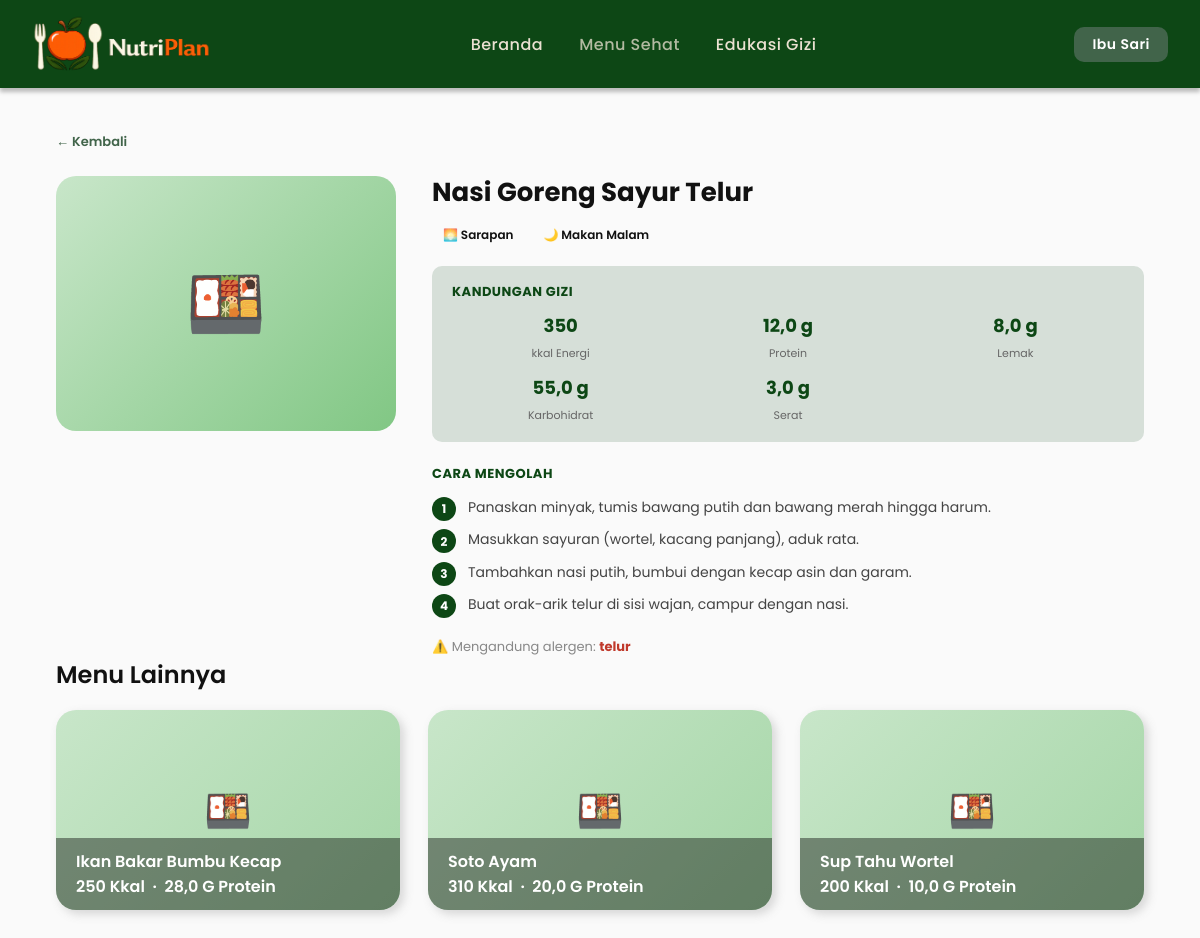
/index.php?page=menu_detail&id=1 (signed in), run on the app's committed database.
### tables this page shows
CREATE TABLE IF NOT EXISTS menu (
  id_menu           INT AUTO_INCREMENT PRIMARY KEY,
  nama_menu         VARCHAR(255) NOT NULL,
  deskripsi         TEXT,
  cara_masak        TEXT,
  gambar            VARCHAR(255) DEFAULT NULL,
  energi            FLOAT NOT NULL,
  protein           FLOAT NOT NULL,
  lemak             FLOAT DEFAULT 0,
  karbohidrat       FLOAT DEFAULT 0,
  serat             FLOAT DEFAULT 0,
  harga             DECIMAL(10,2) DEFAULT 0,
  kategori_anggaran ENUM('Hemat', 'Standar', 'Premium') NOT NULL,
  kelompok_usia     ENUM('6-9', '10-12', 'semua') DEFAULT 'semua',
  waktu_makan       SET('pagi','siang','malam') NOT NULL DEFAULT 'pagi,siang,malam',
  alergi_kandungan  VARCHAR(255) DEFAULT NULL,
  created_at        TIMESTAMP DEFAULT CURRENT_TIMESTAMP
);

### pages/menu_detail.php (the view, shortened to what this page needs)
<?php
$id = (int) ($_GET['id'] ?? 0);
$stmt = mysqli_prepare(
    $conn,
    'SELECT * FROM menu WHERE id_menu = ?'
);
mysqli_stmt_bind_param($stmt, 'i', $id);
mysqli_stmt_execute($stmt);
$menu = mysqli_fetch_assoc(
    mysqli_stmt_get_result($stmt)
);
$stmt = mysqli_prepare(
    $conn,
    'SELECT
        id_menu,
        nama_menu,
        gambar,
        energi,
        protein
     FROM menu
     WHERE id_menu != ?
     ORDER BY RAND()
     LIMIT 3'
);
mysqli_stmt_bind_param($stmt, 'i', $id);
mysqli_stmt_execute($stmt);
$related = mysqli_fetch_all(
    mysqli_stmt_get_result($stmt),
    MYSQLI_ASSOC
);
$alergiList = array_filter(
    array_map(
        'trim',
        explode(',', $menu['alergi_kandungan'] ?? '')
    )
);
$waktuLabels = [
    'pagi' => '🌅 Sarapan',
    'siang' => '☀️ Makan Siang',
    'malam' => '🌙 Makan Malam'
];
$waktuList = array_filter(
    array_map(
        'trim',
        explode(',', $menu['waktu_makan'] ?? '')
    )
);
$caraMasak = trim(
    (string) ($menu['cara_masak'] ?? '')
);
$langkah = [];
if ($caraMasak !== '') {
    $langkah = preg_split(
        '/\r\n|\r|\n/',
        $caraMasak
    );
    if (count($langkah) === 1) {
        $langkah = preg_split(
            '/(?<=[.!?])\s+(?=[A-Z0-9])/u',
            $caraMasak
        );
    }
    $langkah = array_values(
        array_filter(
            array_map('trim', $langkah)
        )
    );
}
?>
<!DOCTYPE html>
<html lang="id">
<head>
    <link
        rel="stylesheet"
        href="/assets/css/style.css"
    >
    <link
        rel="stylesheet"
        href="/assets/css/dashboard.css"
    >
</head>
<body>
<?php include ROOT . '/includes/navbar.php'; ?>
<div class="dashboard-wrap">
    <main class="dashboard-content">
        <a
            href="/index.php?page=menu"
            class="edukasi-back"
        >
            ← Kembali
        </a>
        <div class="menu-detail-layout">
            <div>
                <?php if (
                    !empty($menu['gambar'])
                    && file_exists(
                        ROOT . '/assets/images/' . $menu['gambar']
                    )
                ): ?>
                    <img
                        class="menu-detail-img"
                        src="/assets/images/<?= htmlspecialchars($menu['gambar']); ?>"
                        alt="<?= htmlspecialchars($menu['nama_menu']); ?>"
                    >
                <?php else: ?>
                    <div class="menu-detail-no-img">
                        🍱
                    </div>
                <?php endif; ?>
            </div>
            <div>
                <h1 class="menu-detail-title">
                    <?= htmlspecialchars($menu['nama_menu']); ?>
                </h1>
                <div class="menu-detail-badges">
                    <?php foreach ($waktuList as $waktu): ?>
                        <?php if (isset($waktuLabels[$waktu])): ?>
                            <span class="menu-detail-badge">
                                <?= $waktuLabels[$waktu]; ?>
                            </span>
                        <?php endif; ?>
                    <?php endforeach; ?>
                </div>
                <div class="menu-detail-nutrition">
                    <h4>
                        Kandungan Gizi
                    </h4>
                    <div class="nutrition-grid">
                        <div class="nutrition-item">
                            <span class="val">
                                <?= number_format(
                                    (float) ($menu['energi'] ?? 0),
                                    0,
                                    ',',
                                    '.'
                                ); ?>
                            </span>
                            <span class="lbl">kkal Energi</span>
                        </div>
                        <div class="nutrition-item">
                            <span class="val">
                                <?= number_format(
                                    (float) ($menu['protein'] ?? 0),
                                    1,
                                    ',',
                                    '.'
                                ); ?> g
                            </span>
                            <span class="lbl">Protein</span>
                        </div>
                        <div class="nutrition-item">
                            <span class="val">
                                <?= number_format(
                                    (float) ($menu['lemak'] ?? 0),
                                    1,
                                    ',',
                                    '.'
                                ); ?> g
                            </span>
                            <span class="lbl">Lemak</span>
                        </div>
                        <div class="nutrition-item">
                            <span class="val">
                                <?= number_format(
                                    (float) ($menu['karbohidrat'] ?? 0),
                                    1,
                                    ',',
                                    '.'
                                ); ?> g
                            </span>
                            <span class="lbl">Karbohidrat</span>
                        </div>
                        <div class="nutrition-item">
                            <span class="val">
                                <?= number_format(
                                    (float) ($menu['serat'] ?? 0),
                                    1,
                                    ',',
                                    '.'
                                ); ?> g
                            </span>
                            <span class="lbl">Serat</span>
                        </div>
                    </div>
                </div>
                <?php if ($langkah): ?>
                    <div class="menu-detail-steps">
                        <h4>
                            Cara Mengolah
                        </h4>
                        <ol>
                            <?php foreach ($langkah as $item): ?>
                                <li>
                                    <?= htmlspecialchars($item); ?>
                                </li>
                            <?php endforeach; ?>
                        </ol>
                    </div>
                <?php endif; ?>
                <?php if ($alergiList): ?>
                    <p class="menu-detail-alergi">
                        ⚠️ Mengandung alergen:
                        <strong>
                            <?= htmlspecialchars(
                                implode(', ', $alergiList)
                            ); ?>
                        </strong>
                    </p>
                <?php endif; ?>
            </div>
        </div>
        <?php if ($related): ?>
            <div class="menu-related">
                <div class="menu-section-title">
                    Menu Lainnya
                </div>
                <div class="menu-grid">
                    <?php foreach ($related as $item): ?>
                        <a
                            href="/index.php?page=menu_detail&id=<?= (int) $item['id_menu']; ?>"
                            class="menu-card"
                        >
                            <?php if (
                                !empty($item['gambar'])
                                && file_exists(
                                    ROOT . '/assets/images/' . $item['gambar']
                                )
                            ): ?>
                                <img
                                    src="/assets/images/<?= htmlspecialchars($item['gambar']); ?>"
                                    alt="<?= htmlspecialchars($item['nama_menu']); ?>"
                                >
                            <?php else: ?>
                                <div class="menu-card-no-img">
                                    🍱
                                </div>
                            <?php endif; ?>
                            <div class="menu-card-label">
                                <?= htmlspecialchars($item['nama_menu']); ?>
                                <div class="menu-related-gizi">
                                    <?= number_format(
                                        (float) $item['energi'],
                                        0,
                                        ',',
                                        '.'
                                    ); ?>
                                    kkal
                                    &nbsp;·&nbsp;
                                    <?= number_format(
                                        (float) $item['protein'],
                                        1,
                                        ',',
                                        '.'
                                    ); ?>
                                    g protein
                                </div>
                            </div>
                        </a>
                    <?php endforeach; ?>
                </div>
            </div>
        <?php endif; ?>
    </main>
</div>
</body>
</html>

### assets/css/style.css (style rules this page uses)
*, *::before, *::after { margin: 0; padding: 0; box-sizing: border-box; }
body { font-family: 'Poppins', sans-serif; background: #fff; color: #111; padding-top: 88px; min-height: 100vh; display: flex; flex-direction: column; }
a { text-decoration: none; color: inherit; }
:root { --green-primary: #0d4715; --green-secondary: #41644a; --green-light: rgba(13, 71, 21, 0.15); --green-overlay: rgba(13, 71, 21, 0.85); --shadow-card: 4px 4px 9.75px rgba(109, 109, 109, 0.25); --radius-sm: 10px; --radius-lg: 20px; --radius-xl: 30px; }
.menu-grid { display: grid; grid-template-columns: repeat(3, 1fr); gap: 28px; }
.menu-card { position: relative; border-radius: var(--radius-lg); overflow: hidden; box-shadow: var(--shadow-card); cursor: pointer; transition: transform .25s; background: #f5f5f5; }
.menu-card-label { position: absolute; bottom: 0; left: 0; right: 0; padding: 11px 20px; background: rgba(0, 0, 0, 0.41); color: #fff; font-size: 16px; font-weight: 600; text-transform: capitalize; }
.menu-card-no-img { width: 100%; height: 200px; background: linear-gradient(135deg, #c8e6c9, #a5d6a7); display: flex; align-items: center; justify-content: center; font-size: 38px; }
.menu-section-title { font-size: 24px; font-weight: 600; margin-bottom: 18px; }
.menu-detail-layout { display: grid; grid-template-columns: 340px 1fr; gap: 36px; align-items: start; }
.menu-detail-no-img { width: 100%; aspect-ratio: 4/3; background: linear-gradient(135deg, #c8e6c9, #81c784); border-radius: var(--radius-lg); display: flex; align-items: center; justify-content: center; font-size: 64px; }
.menu-detail-title { font-size: 26px; font-weight: 700; line-height: 1.3; margin-bottom: 12px; }
.menu-detail-badges { display: flex; flex-wrap: wrap; gap: 8px; margin-bottom: 18px; }
.menu-detail-badge { display: inline-block; padding: 4px 11px; border-radius: 20px; font-size: 12px; font-weight: 600; }
.menu-detail-steps { margin-bottom: 22px; }
.menu-detail-steps h4 { font-size: 13px; font-weight: 700; color: var(--green-primary); margin-bottom: 12px; text-transform: uppercase; letter-spacing: .5px; }
.menu-detail-steps ol { list-style: none; counter-reset: step; padding: 0; margin: 0; }
.menu-detail-steps ol li { counter-increment: step; position: relative; padding-left: 36px; margin-bottom: 10px; font-size: 14px; line-height: 1.6; color: #444; }
.menu-detail-steps ol li::before { content: counter(step); position: absolute; left: 0; top: 1px; width: 24px; height: 24px; background: var(--green-primary); color: #fff; border-radius: 50%; display: flex; align-items: center; justify-content: center; font-size: 12px; font-weight: 700; }
.menu-detail-nutrition { background: var(--green-light); border-radius: var(--radius-sm); padding: 16px 20px; margin-bottom: 22px; }
.menu-detail-nutrition h4 { font-size: 13px; font-weight: 700; color: var(--green-primary); margin-bottom: 10px; text-transform: uppercase; letter-spacing: .5px; }
.nutrition-grid { display: grid; grid-template-columns: repeat(3, 1fr); gap: 10px; }
.nutrition-item { text-align: center; }
.nutrition-item .val { font-size: 18px; font-weight: 700; color: var(--green-primary); display: block; }
.nutrition-item .lbl { font-size: 11px; color: #666; }
.menu-detail-alergi { font-size: 13px; color: #888; }
.menu-detail-alergi strong { color: #c0392b; }
.edukasi-back { display: inline-block; font-size: 13px; color: var(--green-secondary); font-weight: 600; margin-bottom: 24px; transition: opacity .2s; }

### assets/css/dashboard.css (style rules this page uses)
:root { --font-page-title: 28px; --font-section-title: 18px; --font-card-title: 15px; --font-body: 13px; --font-small: 11px; --font-caption: 10px; --font-ui: 14px; }
.dashboard-wrap { display: flex; min-height: calc(100vh - 88px); }
.dashboard-content { flex: 1; padding: 40px 56px; background: #fafafa; }

### data on the page
menu: nama_menu "Nasi Goreng Sayur Telur", waktu_makan "🌅 Sarapan", waktu_makan "🌙 Makan Malam", energi "350", protein "12,0", lemak "8,0", karbohidrat "55,0", serat "3,0", cara_masak "Panaskan minyak, tumis bawang putih dan bawang merah hingga harum.", cara_masak "Masukkan sayuran (wortel, kacang panjang), aduk rata.", cara_masak "Tambahkan nasi putih, bumbui dengan kecap asin dan garam.", cara_masak "Buat orak-arik telur di sisi wajan, campur dengan nasi.", alergi_kandungan "telur"
menu: nama_menu "Ikan Bakar Bumbu Kecap", energi "250", protein "28,0"
menu: nama_menu "Soto Ayam", energi "310", protein "20,0"
menu: nama_menu "Sup Tahu Wortel", energi "200", protein "10,0"

### other printed values
$_SESSION['nama'] "Ibu Sari"
